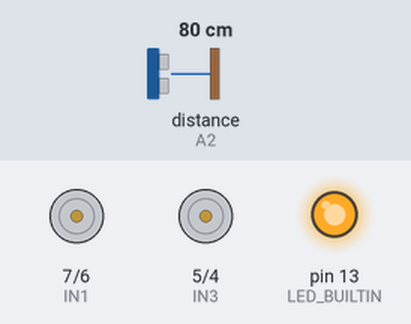
A sketch run on a simulated Arduino Uno, built with avr-gcc and run on an emulated ATmega328P. Shown: motor-driver pin pairs drawn as motors (green arrow = first pin HIGH = forward, orange = second pin HIGH = backward, longer = more drive, scaled by the enable pin), output pins drawn as LEDs (lit = HIGH). Wiring (inferred from the names in the program): ultrasonic range finder: trigger A1; echo A2. Dashed ring = blinking. Inputs (shaded band) come from the test bench; at power-on: distance to the obstacle (sensor on A2) 80 cm. The echo pulse lasts 58.3 µs per cm; pins used as bus, display or sensor lines are not drawn.

Above: at 0.7 s.
1.0 s: distance to the obstacle (sensor on A2) set to 12 cm
At 1.1 s:
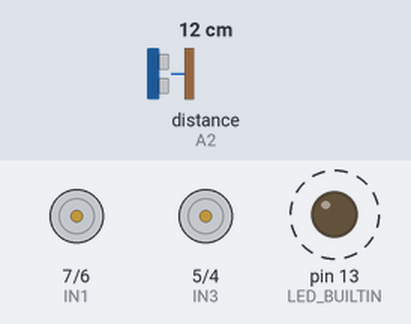
4.0 s: distance to the obstacle (sensor on A2) set to 9 cm
5.5 s: distance to the obstacle (sensor on A2) set to 18 cm
At 8.03 s:
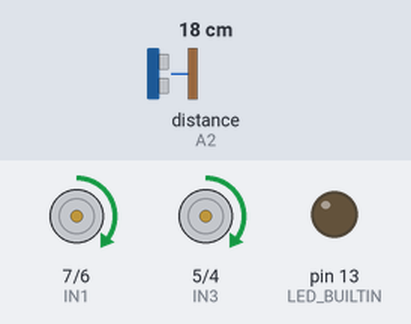
At 8.4 s:
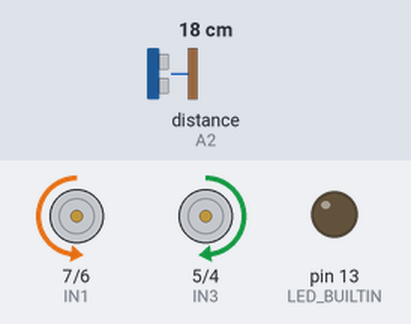
8.5 s: distance to the obstacle (sensor on A2) set to 23 cm
11.5 s: distance to the obstacle (sensor on A2) set to 28 cm
Timing chart, 0 to 14.3 s (numbered marks = the images above; inputs shaded):
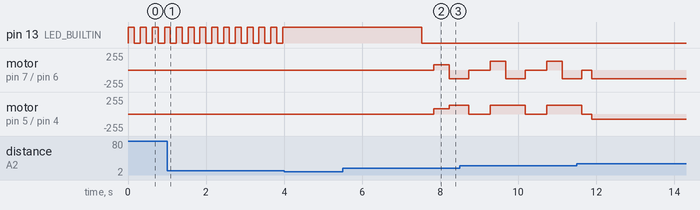

The sketch:

obstacle_avoid.ino
```cpp
// Self-driving: go forward; if something is closer than STOP_CM, back up and turn right.
// Waits for a start signal: hand in front of the sensor, then away.

const int ENA = 3;           // left speed (PWM)
const int IN1 = 7, IN2 = 6;  // left direction
const int ENB = 11;          // right speed (PWM)
const int IN3 = 5, IN4 = 4;  // right direction
const int TRIG = A1, ECHO = A2;

const int DRIVE_SPEED = 80;  // 0..255, forward/backward
const int TURN_SPEED = 130;  // turning in place needs more push on the floor
const int STOP_CM = 25;

// dir: 1 = forward, -1 = backward, 0 = stop
void left(int dir, int speed) {
  // left forward is IN1 LOW / IN2 HIGH
  digitalWrite(IN1, dir < 0); digitalWrite(IN2, dir > 0);
  analogWrite(ENA, dir ? speed : 0);
}

void right(int dir, int speed) {
  // right forward is IN3 LOW / IN4 HIGH
  digitalWrite(IN3, dir < 0); digitalWrite(IN4, dir > 0);
  analogWrite(ENB, dir ? speed : 0);
}

void stopAll() { left(0, 0); right(0, 0); }

long distanceCm() {
  digitalWrite(TRIG, LOW);  delayMicroseconds(2);
  digitalWrite(TRIG, HIGH); delayMicroseconds(10);
  digitalWrite(TRIG, LOW);
  long us = pulseIn(ECHO, HIGH, 30000);
  return us == 0 ? 999 : us / 58;  // no echo = nothing in range
}

void setup() {
  pinMode(ENA, OUTPUT); pinMode(ENB, OUTPUT);
  pinMode(IN1, OUTPUT); pinMode(IN2, OUTPUT);
  pinMode(IN3, OUTPUT); pinMode(IN4, OUTPUT);
  pinMode(TRIG, OUTPUT); pinMode(ECHO, INPUT);
  pinMode(LED_BUILTIN, OUTPUT);
  stopAll();

  // Blink while waiting for a hand within 10 cm, then wait for it to leave.
  while (distanceCm() > 10) {
    digitalWrite(LED_BUILTIN, !digitalRead(LED_BUILTIN));
    delay(150);
  }
  digitalWrite(LED_BUILTIN, HIGH);
  while (distanceCm() <= 10) delay(100);
  delay(2000);
  digitalWrite(LED_BUILTIN, LOW);
}

void loop() {
  if (distanceCm() < STOP_CM) {
    stopAll();                                      delay(300);
    left(-1, DRIVE_SPEED); right(-1, DRIVE_SPEED);  delay(400);
    left(1, TURN_SPEED);   right(-1, TURN_SPEED);   delay(500);
    stopAll();                                      delay(200);
  } else {
    left(1, DRIVE_SPEED); right(1, DRIVE_SPEED);
  }
  delay(50);
}
```

Measured:
- after the input at 4.0 s, pin 13 (LED_BUILTIN): stops changing and stays HIGH
- after the input at 5.5 s, pin 13 (LED_BUILTIN): HIGH → LOW after 2.0 s; motor on pin 7 (IN1) / pin 6 (IN2): stopped → forward 80/255 after 2.3 s, → backward 130/255 0.40 s later; motor on pin 5 (IN3) / pin 4 (IN4): stopped → forward 80/255 after 2.3 s, → forward 130/255 0.40 s later
- by itself, pin 13 (LED_BUILTIN): alternates HIGH for 0.15 s and LOW for 0.15 s
